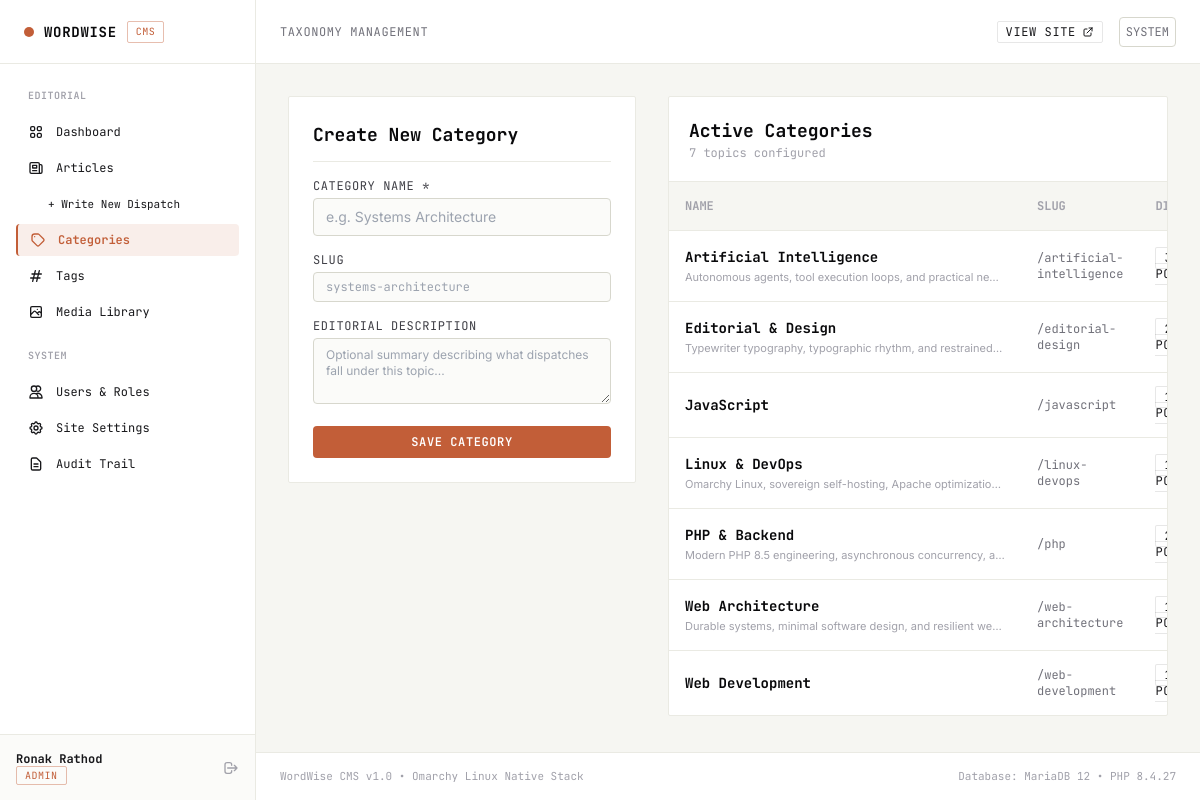
Screenshot of /admin/categories.php (signed in) with the database file from the repository.
### tables this page shows
CREATE TABLE `categories` (
  `cat_id` int(11) NOT NULL AUTO_INCREMENT,
  `cat_title` varchar(255) NOT NULL,
  `cat_slug` varchar(255) NOT NULL,
  `cat_description` text DEFAULT NULL,
  PRIMARY KEY (`cat_id`),
  UNIQUE KEY `cat_slug` (`cat_slug`)
);

### includes/security.php (called while the page is built, shortened)
<?php
function e($value): string {
    return htmlspecialchars((string)($value ?? ''), ENT_QUOTES, 'UTF-8');
}

### includes/db.php (called while the page is built, shortened)
<?php
require_once __DIR__ . '/env.php';
$db_host = env('DB_HOST', 'localhost');
$db_user = env('DB_USER', 'root');
$db_pass = env('DB_PASS', '');
$db_name = env('DB_NAME', 'wordwise');
try {
    $dsn = "mysql:host={$db_host};dbname={$db_name};charset=utf8mb4";
    $options = [
        PDO::ATTR_ERRMODE            => PDO::ERRMODE_EXCEPTION,
        PDO::ATTR_DEFAULT_FETCH_MODE => PDO::FETCH_ASSOC,
        PDO::ATTR_EMULATE_PREPARES   => false,
    ];
    $pdo = new PDO($dsn, $db_user, $db_pass, $options);
} catch (PDOException $e) {
    die("Database PDO connection error: " . $e->getMessage());
}
function db_query(string $sql, array $params = []): PDOStatement {
    global $pdo;
    $stmt = $pdo->prepare($sql);
    $stmt->execute($params);
    return $stmt;
}
function db_fetch_all(string $sql, array $params = []): array {
    return db_query($sql, $params)->fetchAll();
}
require_once __DIR__ . '/security.php';

### admin/categories.php (the view, shortened to what this page needs)
<?php
require_once __DIR__ . '/includes/admin_header.php';
$editCategory = null;
$categories = db_fetch_all(
    "SELECT c.*, COUNT(p.post_id) as post_count
     FROM categories c
     LEFT JOIN posts p ON c.cat_id = p.post_category_id
     GROUP BY c.cat_id
     ORDER BY c.cat_title ASC"
);
?>
<div class="grid grid-cols-1 lg:grid-cols-12 gap-8">
  <div class="lg:col-span-5">
    <div class="editorial-card p-6 rounded-sm space-y-4">
      <div class="pb-3 border-b border-paper-200 dark:border-paper-800 flex items-center justify-between">
        <h2 class="font-mono font-bold text-lg text-ink-950 dark:text-ink-50">
          <?php echo $editCategory ? 'Edit Category' : 'Create New Category'; ?>
        </h2>
      </div>
      <form method="POST" action="/admin/categories.php" class="space-y-4">
        <div>
          <label for="cat_title" class="block font-mono text-xs uppercase tracking-wider text-ink-700 dark:text-ink-300 mb-1">
            Category Name *
          </label>
          <input
            type="text"
            name="cat_title"
            id="cat_title"
            required
            value="<?php echo e($editCategory['cat_title'] ?? ''); ?>"
            placeholder="e.g. Systems Architecture"
            class="w-full px-3 py-2 text-sm bg-paper-50 dark:bg-paper-950 border border-paper-300 dark:border-paper-800 rounded font-sans focus:border-accent text-ink-950 dark:text-ink-50"
            oninput="if(!document.getElementById('cat_slug').dataset.edited) { document.getElementById('cat_slug').value = this.value.toLowerCase().replace(/[^a-z0-9]+/g, '-').replace(/(^-|-$)/g, ''); }"
          >
        </div>
        <div>
          <label for="cat_slug" class="block font-mono text-xs uppercase tracking-wider text-ink-700 dark:text-ink-300 mb-1">
            Slug
          </label>
          <input
            type="text"
            name="cat_slug"
            id="cat_slug"
            value="<?php echo e($editCategory['cat_slug'] ?? ''); ?>"
            placeholder="systems-architecture"
            class="w-full px-3 py-1.5 text-xs font-mono bg-paper-50 dark:bg-paper-950 border border-paper-300 dark:border-paper-800 rounded focus:border-accent text-ink-900 dark:text-ink-100"
            oninput="this.dataset.edited = 'true'"
          >
        </div>
        <div>
          <label for="cat_description" class="block font-mono text-xs uppercase tracking-wider text-ink-700 dark:text-ink-300 mb-1">
            Editorial Description
          </label>
          <textarea
            name="cat_description"
            id="cat_description"
            rows="3"
            placeholder="Optional summary describing what dispatches fall under this topic..."
            class="w-full px-3 py-2 text-xs bg-paper-50 dark:bg-paper-950 border border-paper-300 dark:border-paper-800 rounded focus:border-accent text-ink-900 dark:text-ink-100"
          ><?php echo e($editCategory['cat_description'] ?? ''); ?></textarea>
        </div>
        <button
          type="submit"
          class="w-full py-2 px-4 bg-accent hover:bg-accent-hover text-white font-mono text-xs uppercase tracking-wider font-semibold rounded transition-colors"
        >
          <?php echo $editCategory ? 'Update Category' : 'Save Category'; ?>
        </button>
      </form>
    </div>
  </div>
  <div class="lg:col-span-7">
    <div class="editorial-card rounded-sm overflow-hidden">
      <div class="p-5 border-b border-paper-200 dark:border-paper-800 flex items-center justify-between">
        <div>
          <h2 class="font-mono font-bold text-lg text-ink-950 dark:text-ink-50">Active Categories</h2>
          <p class="font-mono text-xs text-ink-400"><?php echo count($categories); ?> topics configured</p>
        </div>
      </div>
      <div class="overflow-x-auto">
        <table class="w-full text-left text-xs font-mono">
          <thead class="bg-paper-100 dark:bg-paper-950/60 border-b border-paper-200 dark:border-paper-800 text-ink-400 uppercase">
            <tr>
              <th class="p-4">Name</th>
              <th class="p-4">Slug</th>
              <th class="p-4">Dispatches</th>
            </tr>
          </thead>
          <tbody class="divide-y divide-paper-200 dark:divide-paper-800">
            <?php foreach ($categories as $cat): ?>
              <tr class="hover:bg-paper-50 dark:hover:bg-paper-800/40 transition-colors">
                <td class="p-4">
                  <a href="/admin/categories.php?edit=<?php echo $cat['cat_id']; ?>" class="font-mono font-bold text-sm text-ink-950 dark:text-ink-50 hover:text-accent">
                    <?php echo e($cat['cat_title']); ?>
                  </a>
                  <?php if (!empty($cat['cat_description'])): ?>
                    <p class="text-[11px] text-ink-400 font-sans truncate max-w-xs mt-0.5"><?php echo e($cat['cat_description']); ?></p>
                  <?php endif; ?>
                </td>
                <td class="p-4 text-ink-500">
                  /<?php echo e($cat['cat_slug']); ?>
                </td>
                <td class="p-4">
                  <a href="/admin/posts.php?category=<?php echo $cat['cat_id']; ?>" class="typewriter-badge hover:border-accent hover:text-accent">
                    <?php echo $cat['post_count']; ?> posts
                  </a>
                </td>
              </tr>
            <?php endforeach; ?>
          </tbody>
        </table>
      </div>
    </div>
  </div>
</div>
<?php require_once __DIR__ . '/includes/admin_footer.php'; ?>

### rows the page displays
categories: cat_title "Artificial Intelligence", cat_description "Autonomous agents, tool execution loops, and practical ne…", cat_slug "artificial-intelligence"
categories: cat_title "Editorial & Design", cat_description "Typewriter typography, typographic rhythm, and restrained…", cat_slug "editorial-design"
categories: cat_title "JavaScript", cat_slug "javascript"
categories: cat_title "Linux & DevOps", cat_description "Omarchy Linux, sovereign self-hosting, Apache optimizatio…", cat_slug "linux-devops"
categories: cat_title "PHP & Backend", cat_description "Modern PHP 8.5 engineering, asynchronous concurrency, a…", cat_slug "php"
categories: cat_title "Web Architecture", cat_description "Durable systems, minimal software design, and resilient we…", cat_slug "web-architecture"
categories: cat_title "Web Development", cat_slug "web-development"

### other values shown
$currentUser['full_name'] "Ronak Rathod"
$currentRole "ADMIN"
$pageHeader "TAXONOMY MANAGEMENT"
count($categories) "7"
PHP_VERSION "8.4.27"
